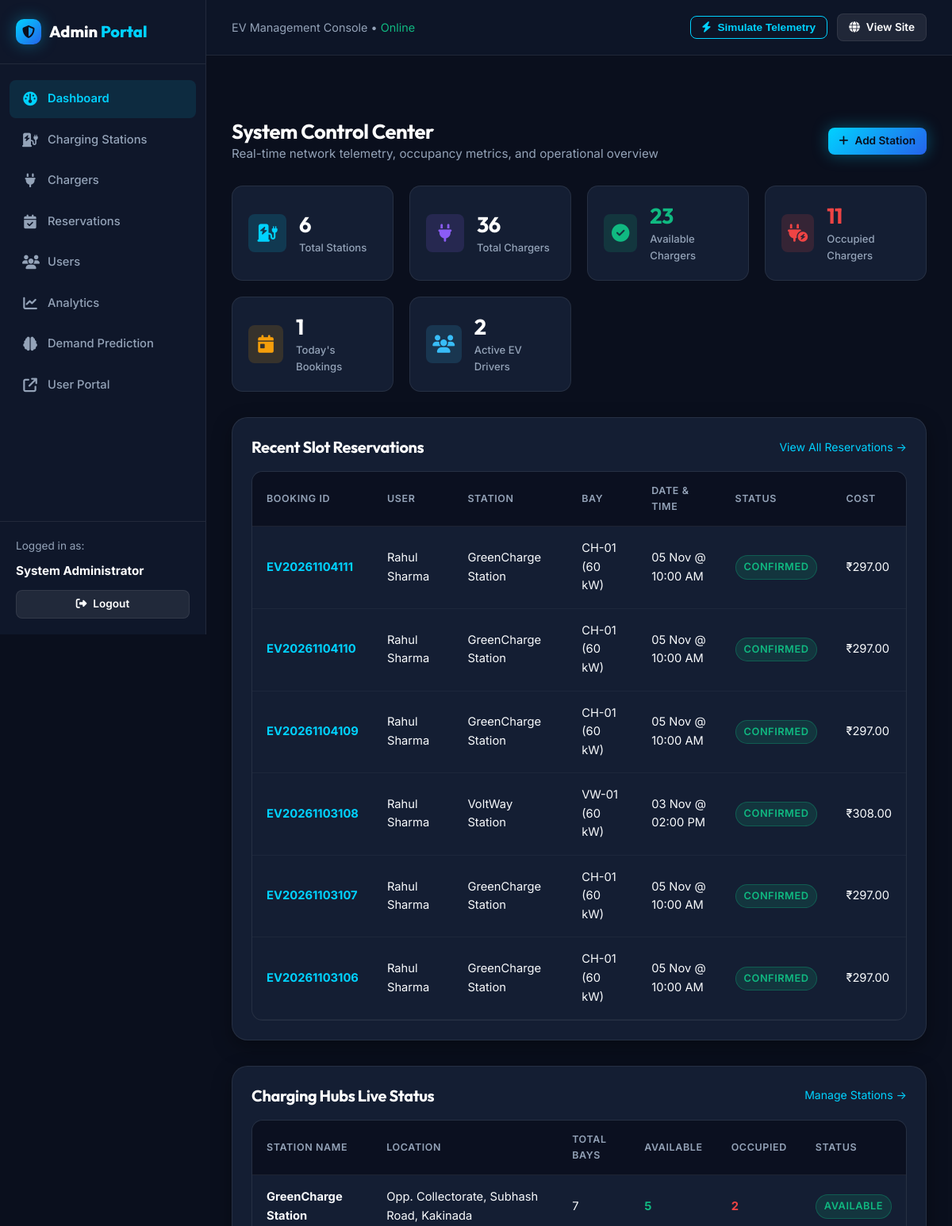
The app's page /admin/dashboard (signed in, upper part), older data.
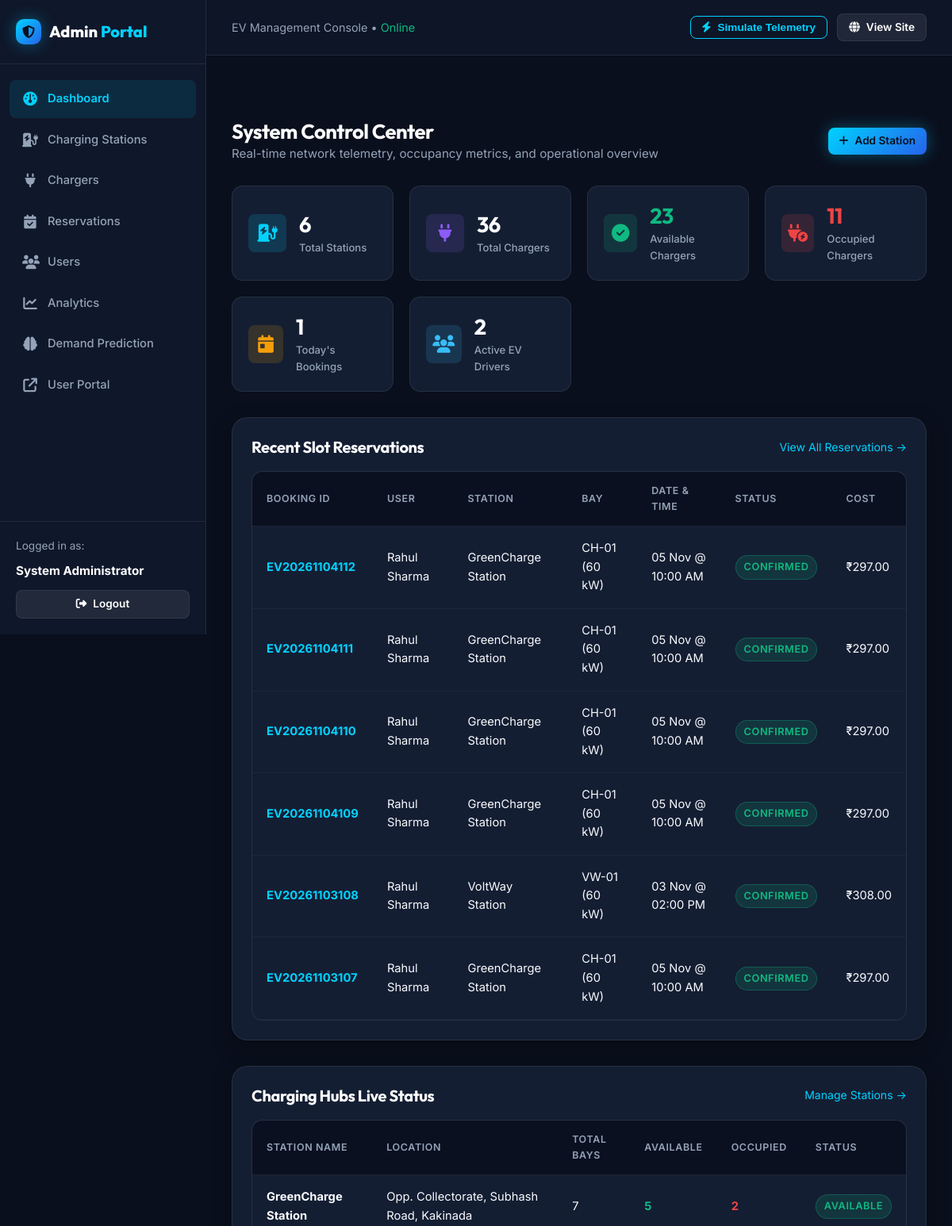
The same page, newer data.
### database.py (models this page shows, shortened)
class Reservation(db.Model):
    __tablename__ = 'reservations'
    reservation_id = db.Column(db.String(35), primary_key=True)  # 'EV20261103001'
    user_id = db.Column(db.Integer, db.ForeignKey('users.user_id', ondelete='CASCADE'), nullable=False)
    station_id = db.Column(db.Integer, db.ForeignKey('stations.station_id', ondelete='CASCADE'), nullable=False)
    charger_id = db.Column(db.Integer, db.ForeignKey('chargers.charger_id', ondelete='CASCADE'), nullable=False)
    reservation_date = db.Column(db.Date, nullable=False)
    start_time = db.Column(db.String(10), nullable=False)  # e.g. '09:00 AM'
    end_time = db.Column(db.String(10), nullable=False)    # e.g. '10:00 AM'
    vehicle_type = db.Column(db.String(50), default='Electric Car')
    vehicle_number = db.Column(db.String(25), default='AP-05-EV-1001')
    status = db.Column(db.String(30), default='Confirmed')  # 'Confirmed', 'Completed', 'Cancelled'
    estimated_duration = db.Column(db.Integer, default=60)  # minutes
    estimated_cost = db.Column(db.Float, default=250.00)
    created_at = db.Column(db.DateTime, default=datetime.utcnow)
    session = db.relationship('ChargingSession', backref='reservation', uselist=False, cascade='all, delete-orphan')

class User(db.Model):
    __tablename__ = 'users'
    user_id = db.Column(db.Integer, primary_key=True, autoincrement=True)
    name = db.Column(db.String(100), nullable=False)
    email = db.Column(db.String(120), unique=True, nullable=False, index=True)
    phone = db.Column(db.String(20), nullable=False)
    password = db.Column(db.String(255), nullable=False)
    vehicle_type = db.Column(db.String(50), default='Electric Sedan')
    vehicle_number = db.Column(db.String(25), default='AP-05-EV-1001')
    role = db.Column(db.String(20), default='user')  # 'user' or 'admin'
    status = db.Column(db.String(20), default='active')  # 'active' or 'disabled'
    created_at = db.Column(db.DateTime, default=datetime.utcnow)
    reservations = db.relationship('Reservation', backref='user', lazy=True, cascade='all, delete-orphan')

class Station(db.Model):
    __tablename__ = 'stations'
    station_id = db.Column(db.Integer, primary_key=True, autoincrement=True)
    station_name = db.Column(db.String(150), nullable=False)
    address = db.Column(db.String(255), nullable=False)
    city = db.Column(db.String(80), default='Kakinada')
    latitude = db.Column(db.Float, nullable=False)
    longitude = db.Column(db.Float, nullable=False)
    operating_hours = db.Column(db.String(80), default='24/7 Support & Access')
    status = db.Column(db.String(30), default='Operational')
    created_at = db.Column(db.DateTime, default=datetime.utcnow)
    chargers = db.relationship('Charger', backref='station', lazy=True, cascade='all, delete-orphan')
    reservations = db.relationship('Reservation', backref='station', lazy=True, cascade='all, delete-orphan')
    usage_records = db.relationship('UsageHistory', backref='station', lazy=True, cascade='all, delete-orphan')
    @property
    def total_chargers(self):
        return len(self.chargers)
    @property
    def available_chargers(self):
        return sum(1 for c in self.chargers if c.status == 'Available')
    @property
    def occupied_chargers(self):
        return sum(1 for c in self.chargers if c.status == 'Occupied')
    @property
    def availability_badge(self):
        avail = self.available_chargers
        total = self.total_chargers
        if total == 0 or avail == 0:
            return {'text': 'Full', 'class': 'badge-danger', 'color': '#EF4444'}
        elif avail <= 2 or (avail / total) < 0.35:
            return {'text': 'Limited', 'class': 'badge-warning', 'color': '#F59E0B'}
        else:
            return {'text': 'Available', 'class': 'badge-success', 'color': '#10B981'}

class Charger(db.Model):
    __tablename__ = 'chargers'
    charger_id = db.Column(db.Integer, primary_key=True, autoincrement=True)
    station_id = db.Column(db.Integer, db.ForeignKey('stations.station_id', ondelete='CASCADE'), nullable=False)
    charger_code = db.Column(db.String(20), nullable=False)  # e.g., 'CH-01'
    charger_type = db.Column(db.String(50), nullable=False)  # 'AC Charging', 'DC Fast Charging', 'Rapid Charging'
    power_rating = db.Column(db.String(30), nullable=False)  # '22 kW', '60 kW', '150 kW'
    status = db.Column(db.String(30), default='Available')  # 'Available', 'Occupied', 'Maintenance'
    price_per_kwh = db.Column(db.Float, default=14.50)
    current_vehicle = db.Column(db.String(50), nullable=True)
    reservations = db.relationship('Reservation', backref='charger', lazy=True, cascade='all, delete-orphan')

### app.py (the view)
@app.route('/admin')
@app.route('/admin/dashboard')
@admin_required
def admin_dashboard():
    total_stations = Station.query.count()
    total_chargers = Charger.query.count()
    available_chargers = Charger.query.filter_by(status='Available').count()
    occupied_chargers = Charger.query.filter_by(status='Occupied').count()
    maintenance_chargers = Charger.query.filter_by(status='Maintenance').count()
    today_str = date.today()
    today_reservations = Reservation.query.filter_by(reservation_date=today_str).count()
    active_users = User.query.filter_by(role='user', status='active').count()
    recent_reservations = Reservation.query.order_by(Reservation.created_at.desc()).limit(6).all()
    stations = Station.query.all()
    return render_template(
        'admin/dashboard.html',
        total_stations=total_stations,
        total_chargers=total_chargers,
        available_chargers=available_chargers,
        occupied_chargers=occupied_chargers,
        maintenance_chargers=maintenance_chargers,
        today_reservations=today_reservations,
        active_users=active_users,
        recent_reservations=recent_reservations,
        stations=stations
    )

### app.py (called while the page is built)
@app.context_processor
def inject_global_vars():
    user = None
    if 'user_id' in session:
        user = User.query.get(session['user_id'])
    return {
        'current_user': user,
        'current_year': datetime.now().year,
        'is_admin': session.get('role') == 'admin'
    }

def admin_required(f):
    @wraps(f)
    def decorated_function(*args, **kwargs):
        if 'user_id' not in session or session.get('role') != 'admin':
            flash('Access restricted. Admin credentials required.', 'danger')
            return redirect(url_for('login'))
        return f(*args, **kwargs)
    return decorated_function

### templates/admin/dashboard.html (shortened to what the changed rows need)
{% extends "admin/base_admin.html" %}
{% block admin_content %}
<div>
    <div style="display: flex; justify-content: space-between; align-items: center; margin-bottom: 28px;">
        <div>
            <h1 class="admin-header-title">System Control Center</h1>
        </div>
    </div>
    <div style="background: var(--bg-card); border: 1px solid var(--border-color); border-radius: var(--radius-lg); padding: 24px; box-shadow: var(--shadow-md); margin-bottom: 32px;">
        <div class="table-responsive">
            <table class="custom-table">
                <thead>
                    <tr>
                        <th>Booking ID</th>
                        <th>User</th>
                        <th>Station</th>
                        <th>Bay</th>
                        <th>Date & Time</th>
                        <th>Status</th>
                        <th>Cost</th>
                    </tr>
                </thead>
                <tbody>
                    {% for res in recent_reservations %}
                    <tr>
                        <td><strong style="color: var(--electric-cyan);">{{ res.reservation_id }}</strong></td>
                        <td>{{ res.user.name }}</td>
                        <td>{{ res.station.station_name }}</td>
                        <td>{{ res.charger.charger_code }} ({{ res.charger.power_rating }})</td>
                        <td>{{ res.reservation_date.strftime('%d %b') }} @ {{ res.start_time }}</td>
                        <td>
                            <span class="badge {% if res.status == 'Confirmed' %}badge-success{% elif res.status == 'Completed' %}badge-info{% else %}badge-danger{% endif %}">
                                {{ res.status }}
                            </span>
                        </td>
                        <td>₹{{ "%.2f"|format(res.estimated_cost) }}</td>
                    </tr>
                    {% endfor %}
                </tbody>
            </table>
        </div>
    </div>
    <div style="background: var(--bg-card); border: 1px solid var(--border-color); border-radius: var(--radius-lg); padding: 24px; box-shadow: var(--shadow-md);">
        <div class="table-responsive">
            <table class="custom-table">
                <thead>
                    <tr>
                        <th>Station Name</th>
                        <th>Location</th>
                        <th>Total Bays</th>
                        <th>Available</th>
                        <th>Occupied</th>
                        <th>Status</th>
                    </tr>
                </thead>
                <tbody>
                    {% for st in stations %}
                    <tr>
                        <td><strong>{{ st.station_name }}</strong></td>
                        <td>{{ st.address }}</td>
                        <td>{{ st.total_chargers }}</td>
                        <td><span style="color: #10B981; font-weight: 700;">{{ st.available_chargers }}</span></td>
                        <td><span style="color: #EF4444; font-weight: 700;">{{ st.occupied_chargers }}</span></td>
                        <td>
                            <span class="badge {{ st.availability_badge.class }}">{{ st.availability_badge.text }}</span>
                        </td>
                    </tr>
                    {% endfor %}
                </tbody>
            </table>
        </div>
    </div>
</div>
{% endblock %}

Row changes from the older to the newer data that the page shows:
no longer on this page (row unchanged): Reservation: reservation_id "EV20261103106", user.name "Rahul Sharma", station.station_name "GreenCharge Station", charger.charger_code "CH-01", charger.power_rating "60 kW", reservation_date "05 Nov", start_time "10:00 AM", status "CONFIRMED", estimated_cost "297.00"
added Reservation: reservation_id "EV20261104112", user.name "Rahul Sharma", station.station_name "GreenCharge Station", charger.charger_code "CH-01", charger.power_rating "60 kW", reservation_date "05 Nov", start_time "10:00 AM", status "CONFIRMED", estimated_cost "297.00"
